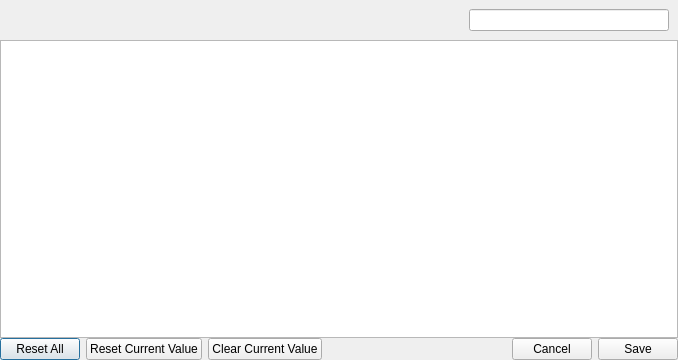
<?xml version="1.0" encoding="UTF-8"?>
<ui version="4.0">
 <class>CustomFieldEditValuesDlg</class>
 <widget class="QDialog" name="CustomFieldEditValuesDlg">
  <property name="geometry">
   <rect>
    <x>0</x>
    <y>0</y>
    <width>678</width>
    <height>360</height>
   </rect>
  </property>
  <property name="windowTitle">
   <string>Dialog</string>
  </property>
  <layout class="QVBoxLayout" name="verticalLayout_2">
   <property name="spacing">
    <number>0</number>
   </property>
   <property name="leftMargin">
    <number>0</number>
   </property>
   <property name="topMargin">
    <number>0</number>
   </property>
   <property name="rightMargin">
    <number>0</number>
   </property>
   <property name="bottomMargin">
    <number>0</number>
   </property>
   <item>
    <widget class="QWidget" name="widget_2" native="true">
     <layout class="QVBoxLayout" name="verticalLayout">
      <property name="spacing">
       <number>0</number>
      </property>
      <property name="leftMargin">
       <number>0</number>
      </property>
      <property name="topMargin">
       <number>0</number>
      </property>
      <property name="rightMargin">
       <number>0</number>
      </property>
      <property name="bottomMargin">
       <number>0</number>
      </property>
      <item>
       <widget class="ViewSearchHeader" name="widgetTop" native="true">
        <layout class="QHBoxLayout" name="horizontalLayout">
         <item>
          <widget class="QWidget" name="widgetReadOnlyMessage" native="true">
           <layout class="QHBoxLayout" name="horizontalLayout_2">
            <property name="spacing">
             <number>0</number>
            </property>
            <property name="leftMargin">
             <number>0</number>
            </property>
            <property name="topMargin">
             <number>0</number>
            </property>
            <property name="rightMargin">
             <number>0</number>
            </property>
            <property name="bottomMargin">
             <number>0</number>
            </property>
            <item>
             <widget class="QLabel" name="labelReadOnlyIcon">
              <property name="maximumSize">
               <size>
                <width>20</width>
                <height>20</height>
               </size>
              </property>
              <property name="pixmap">
               <pixmap resource="../../FileWaveGuiLib/GuiLib.qrc">:/IDI_ICON_GET_INFO</pixmap>
              </property>
              <property name="scaledContents">
               <bool>true</bool>
              </property>
              <property name="alignment">
               <set>Qt::AlignCenter</set>
              </property>
             </widget>
            </item>
            <item>
             <widget class="QLabel" name="labelReadOnlyText">
              <property name="font">
               <font>
                <weight>75</weight>
                <bold>true</bold>
               </font>
              </property>
              <property name="text">
               <string/>
              </property>
             </widget>
            </item>
           </layout>
          </widget>
         </item>
         <item>
          <spacer name="horizontalSpacer">
           <property name="orientation">
            <enum>Qt::Horizontal</enum>
           </property>
           <property name="sizeHint" stdset="0">
            <size>
             <width>40</width>
             <height>20</height>
            </size>
           </property>
          </spacer>
         </item>
         <item>
          <widget class="QLabel" name="labelSummary">
           <property name="font">
            <font>
             <weight>75</weight>
             <bold>true</bold>
            </font>
           </property>
           <property name="text">
            <string/>
           </property>
          </widget>
         </item>
         <item>
          <widget class="SearchLineEdit" name="searchLineEdit">
           <property name="sizePolicy">
            <sizepolicy hsizetype="Fixed" vsizetype="Fixed">
             <horstretch>0</horstretch>
             <verstretch>0</verstretch>
            </sizepolicy>
           </property>
           <property name="minimumSize">
            <size>
             <width>200</width>
             <height>0</height>
            </size>
           </property>
          </widget>
         </item>
        </layout>
       </widget>
      </item>
      <item>
       <widget class="StyledTreeView" name="styledTreeView">
        <property name="editTriggers">
         <set>QAbstractItemView::AnyKeyPressed|QAbstractItemView::DoubleClicked|QAbstractItemView::EditKeyPressed|QAbstractItemView::SelectedClicked</set>
        </property>
        <property name="alternatingRowColors">
         <bool>true</bool>
        </property>
        <property name="rootIsDecorated">
         <bool>false</bool>
        </property>
        <property name="itemsExpandable">
         <bool>false</bool>
        </property>
        <property name="expandsOnDoubleClick">
         <bool>false</bool>
        </property>
       </widget>
      </item>
      <item>
       <widget class="QWidget" name="widget" native="true">
        <layout class="QHBoxLayout" name="horizontalLayout_3">
         <property name="leftMargin">
          <number>0</number>
         </property>
         <property name="topMargin">
          <number>0</number>
         </property>
         <property name="rightMargin">
          <number>0</number>
         </property>
         <property name="bottomMargin">
          <number>0</number>
         </property>
         <item>
          <widget class="QPushButton" name="pushButtonResetAll">
           <property name="text">
            <string>Reset All</string>
           </property>
          </widget>
         </item>
         <item>
          <widget class="QPushButton" name="pushButtonResetCurrent">
           <property name="text">
            <string>Reset Current Value</string>
           </property>
          </widget>
         </item>
         <item>
          <widget class="QPushButton" name="pushButtonClearValue">
           <property name="text">
            <string>Clear Current Value</string>
           </property>
          </widget>
         </item>
         <item>
          <spacer name="horizontalSpacer_2">
           <property name="orientation">
            <enum>Qt::Horizontal</enum>
           </property>
           <property name="sizeHint" stdset="0">
            <size>
             <width>409</width>
             <height>20</height>
            </size>
           </property>
          </spacer>
         </item>
         <item>
          <widget class="CircularProgressIndicator" name="widgetProgress" native="true"/>
         </item>
         <item>
          <widget class="QPushButton" name="pushButtonCancel">
           <property name="text">
            <string>Cancel</string>
           </property>
          </widget>
         </item>
         <item>
          <widget class="QPushButton" name="pushButtonSave">
           <property name="text">
            <string>Save</string>
           </property>
          </widget>
         </item>
        </layout>
       </widget>
      </item>
     </layout>
    </widget>
   </item>
  </layout>
 </widget>
 <customwidgets>
  <customwidget>
   <class>SearchLineEdit</class>
   <extends>QLineEdit</extends>
   <header>FileWaveGuiLib/searchlineedit/searchlineedit.h</header>
  </customwidget>
  <customwidget>
   <class>StyledTreeView</class>
   <extends>QTreeView</extends>
   <header>FileWaveGuiLib/styledviews/styledtreeview.h</header>
  </customwidget>
  <customwidget>
   <class>CircularProgressIndicator</class>
   <extends>QWidget</extends>
   <header>FileWaveGuiLib/circularprogressindicator.h</header>
   <container>1</container>
  </customwidget>
  <customwidget>
   <class>ViewSearchHeader</class>
   <extends>QWidget</extends>
   <header>FileWaveGuiLib/searchheader/ViewSearchHeader.h</header>
   <container>1</container>
  </customwidget>
 </customwidgets>
 <tabstops>
  <tabstop>searchLineEdit</tabstop>
  <tabstop>styledTreeView</tabstop>
  <tabstop>pushButtonSave</tabstop>
  <tabstop>pushButtonCancel</tabstop>
  <tabstop>pushButtonResetAll</tabstop>
  <tabstop>pushButtonResetCurrent</tabstop>
  <tabstop>pushButtonClearValue</tabstop>
 </tabstops>
 <resources>
  <include location="../../FileWaveGuiLib/GuiLib.qrc"/>
  <include location="../../FileWaveGuiLib/GuiLib.qrc"/>
 </resources>
 <connections/>
</ui>
